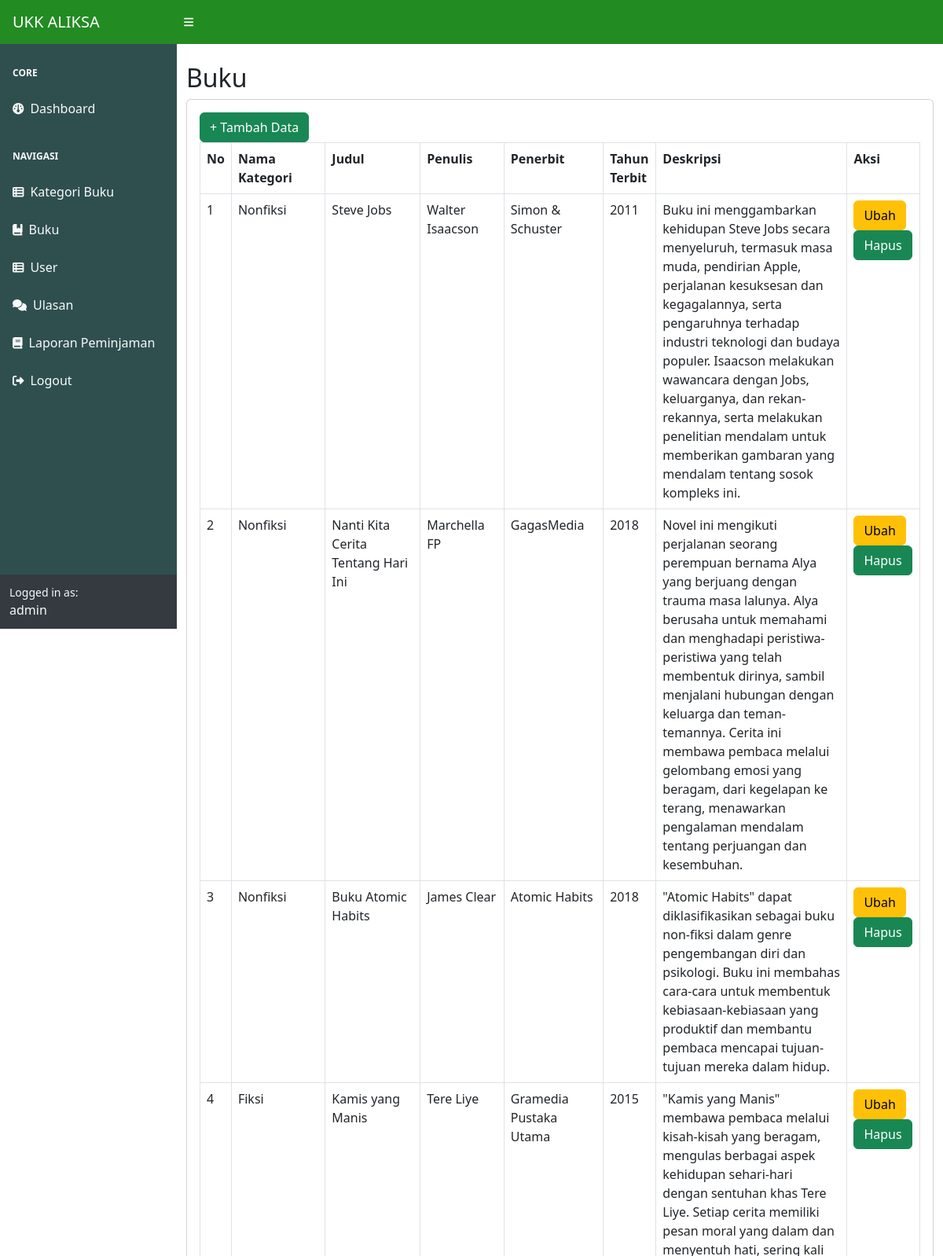
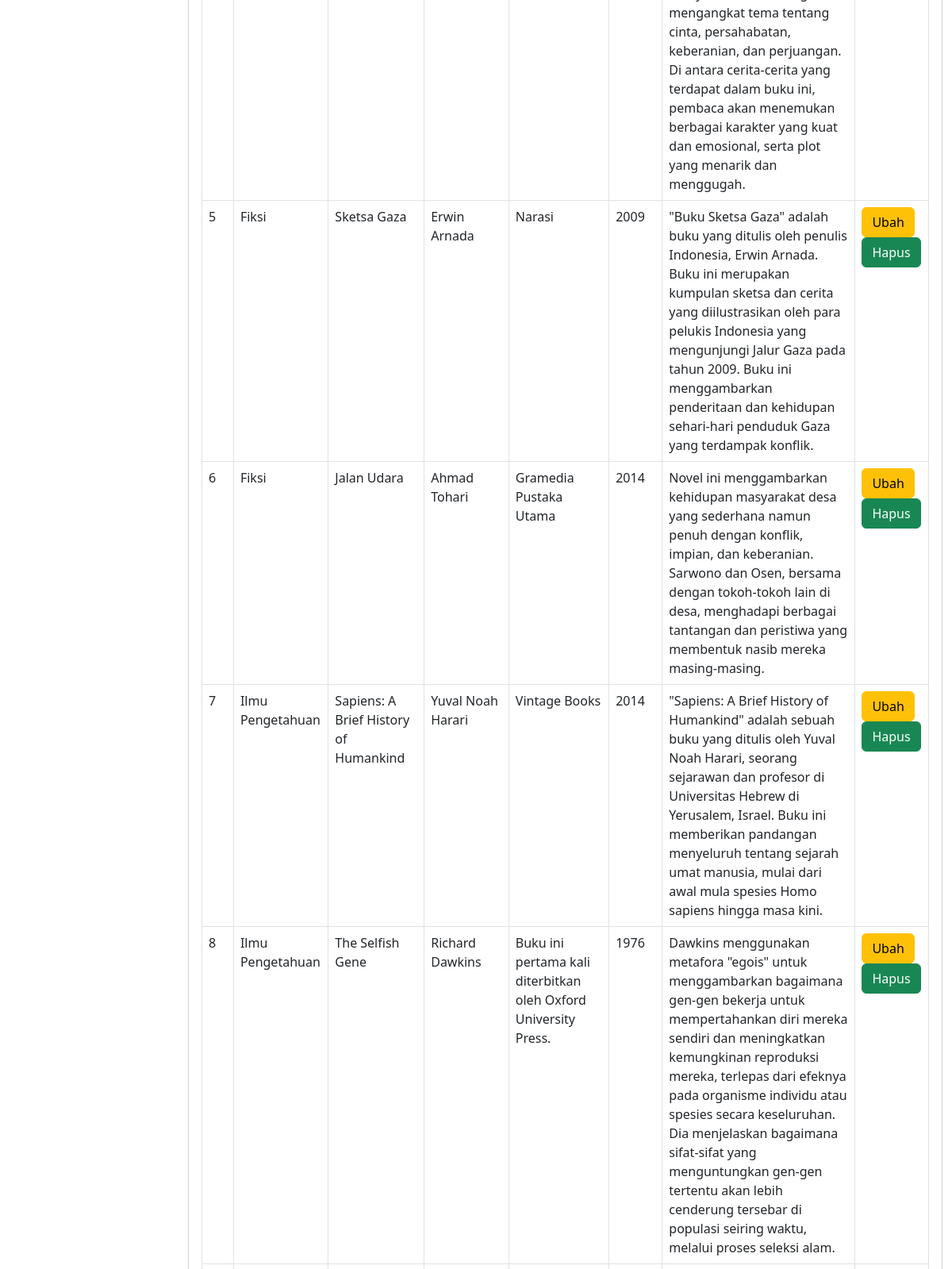
/index.php?page=buku (signed in, upper part), run on the app's committed database (2 pictures, top to bottom).
### tables this page shows
CREATE TABLE `buku` (
  `id_buku` int(11) NOT NULL,
  `id_kategori` int(11) DEFAULT NULL,
  `judul` varchar(225) DEFAULT NULL,
  `penulis` varchar(255) DEFAULT NULL,
  `penerbit` varchar(225) DEFAULT NULL,
  `tahun_terbit` int(11) DEFAULT NULL,
  `deskripsi` text DEFAULT NULL
);

CREATE TABLE `kategori` (
  `id_kategori` int(11) NOT NULL,
  `kategori` varchar(225) DEFAULT NULL
);

### buku.php (the view)
<h2 class="mt-4">Buku</h2>
<div class="card">
  <div class="card-body">
  <div class="row">
    <div class="col-md-12">
        <a href="?page=buku_tambah" class="btn btn-success">+ Tambah Data</a>
        <table class="table table-bordered" id="dataTable" width="100%" cellspacing="0">
            <tr>
                <th>No</th>
                <th>Nama Kategori</th>
                <th>Judul</th>
                <th>Penulis</th>
                <th>Penerbit</th>
                <th>Tahun Terbit</th>
                <th>Deskripsi</th>
                <th>Aksi</th>
            </tr>
            <?php
            $i = 1;
                $query = mysqli_query($koneksi, "SELECT*FROM buku LEFT JOIN kategori on buku.id_kategori = kategori.id_kategori");
                while($data = mysqli_fetch_array($query)){
                    ?>
                    <tr>
                        <td><?php echo $i++; ?></td>
                        <td><?php echo $data['kategori']; ?></td>
                        <td><?php echo $data['judul']; ?></td>
                        <td><?php echo $data['penulis']; ?></td>
                        <td><?php echo $data['penerbit']; ?></td>
                        <td><?php echo $data['tahun_terbit']; ?></td>
                        <td><?php echo $data['deskripsi']; ?></td>
                        <td>
                            <a href="?page=buku_ubah&&id=<?php echo $data['id_buku']; ?>" class="btn btn-warning">Ubah</a>
                            <a onclick="return confirm('Apakah anda yakin menghapus data ini?');" href="?page=buku_hapus&&id=<?php echo $data['id_buku']; ?>" class="btn btn-success">Hapus</a>
                        </td>
                    </tr>
                    <?php
                }
            ?>
        </table>
    </div>
  </div>
    </div>
</div>

### data on the page
buku: id_kategori.kategori "Nonfiksi", judul "Steve Jobs", penulis "Walter Isaacson", penerbit "Simon & Schuster", tahun_terbit "2011", deskripsi "Buku ini menggambarkan kehidupan Steve Jobs secara menyeluruh, termasuk masa muda, pendirian Apple, perjalanan kesuksesan dan kegagalannya, serta pengaruhnya terhadap industri teknologi dan budaya populer. Isaacson melakukan wawancara dengan Jobs, keluarganya, dan rekan-rekannya, serta melakukan penelitian mendalam untuk memberikan gambaran yang mendalam tentang sosok kompleks ini."
buku: id_kategori.kategori "Nonfiksi", judul "Nanti Kita Cerita Tentang Hari Ini", penulis "Marchella FP", penerbit "GagasMedia", tahun_terbit "2018", deskripsi "Novel ini mengikuti perjalanan seorang perempuan bernama Alya yang berjuang dengan trauma masa lalunya. Alya berusaha untuk memahami dan menghadapi peristiwa-peristiwa yang telah membentuk dirinya, sambil menjalani hubungan dengan keluarga dan teman-temannya. Cerita ini membawa pembaca melalui gelombang emosi yang beragam, dari kegelapan ke terang, menawarkan pengalaman mendalam tentang perjuangan dan kesembuhan."
buku: id_kategori.kategori "Nonfiksi", judul "Buku Atomic Habits", penulis "James Clear", penerbit "Atomic Habits", tahun_terbit "2018", deskripsi "\"Atomic Habits\" dapat diklasifikasikan sebagai buku non-fiksi dalam genre pengembangan diri dan psikologi. Buku ini membahas cara-cara untuk membentuk kebiasaan-kebiasaan yang produktif dan membantu pembaca mencapai tujuan-tujuan mereka dalam hidup."
buku: id_kategori.kategori "Fiksi", judul "Kamis yang Manis", penulis "Tere Liye", penerbit "Gramedia Pustaka Utama", tahun_terbit "2015", deskripsi "\"Kamis yang Manis\" membawa pembaca melalui kisah-kisah yang beragam, mengulas berbagai aspek kehidupan sehari-hari dengan sentuhan khas Tere Liye. Setiap cerita memiliki pesan moral yang dalam dan menyentuh hati, sering kali mengangkat tema tentang cinta, persahabatan, keberanian, dan perjuangan. Di antara cerita-cerita yang terdapat dalam buku ini, pembaca akan menemukan berbagai karakter yang kuat dan emosional, serta plot yang menarik dan menggugah."
buku: id_kategori.kategori "Fiksi", judul "Sketsa Gaza", penulis "Erwin Arnada", penerbit "Narasi", tahun_terbit "2009", deskripsi "\"Buku Sketsa Gaza\" adalah buku yang ditulis oleh penulis Indonesia, Erwin Arnada. Buku ini merupakan kumpulan sketsa dan cerita yang diilustrasikan oleh para pelukis Indonesia yang mengunjungi Jalur Gaza pada tahun 2009. Buku ini menggambarkan penderitaan dan kehidupan sehari-hari penduduk Gaza yang terdampak konflik."
buku: id_kategori.kategori "Fiksi", judul "Jalan Udara", penulis "Ahmad Tohari", penerbit "Gramedia Pustaka Utama", tahun_terbit "2014", deskripsi "Novel ini menggambarkan kehidupan masyarakat desa yang sederhana namun penuh dengan konflik, impian, dan keberanian. Sarwono dan Osen, bersama dengan tokoh-tokoh lain di desa, menghadapi berbagai tantangan dan peristiwa yang membentuk nasib mereka masing-masing."
buku: id_kategori.kategori "Ilmu Pengetahuan", judul "Sapiens: A Brief History of Humankind", penulis "Yuval Noah Harari", penerbit "Vintage Books", tahun_terbit "2014", deskripsi "\"Sapiens: A Brief History of Humankind\" adalah sebuah buku yang ditulis oleh Yuval Noah Harari, seorang sejarawan dan profesor di Universitas Hebrew di Yerusalem, Israel. Buku ini memberikan pandangan menyeluruh tentang sejarah umat manusia, mulai dari awal mula spesies Homo sapiens hingga masa kini."
buku: id_kategori.kategori "Ilmu Pengetahuan", judul "The Selfish Gene", penulis "Richard Dawkins", penerbit "Buku ini pertama kali diterbitkan oleh Oxford University Press.", tahun_terbit "1976", deskripsi "Dawkins menggunakan metafora \"egois\" untuk menggambarkan bagaimana gen-gen bekerja untuk mempertahankan diri mereka sendiri dan meningkatkan kemungkinan reproduksi mereka, terlepas dari efeknya pada organisme individu atau spesies secara keseluruhan. Dia menjelaskan bagaimana sifat-sifat yang menguntungkan gen-gen tertentu akan lebih cenderung tersebar di populasi seiring waktu, melalui proses seleksi alam."

### other printed values
$_SESSION['user']['nama_lengkap'] "admin"
